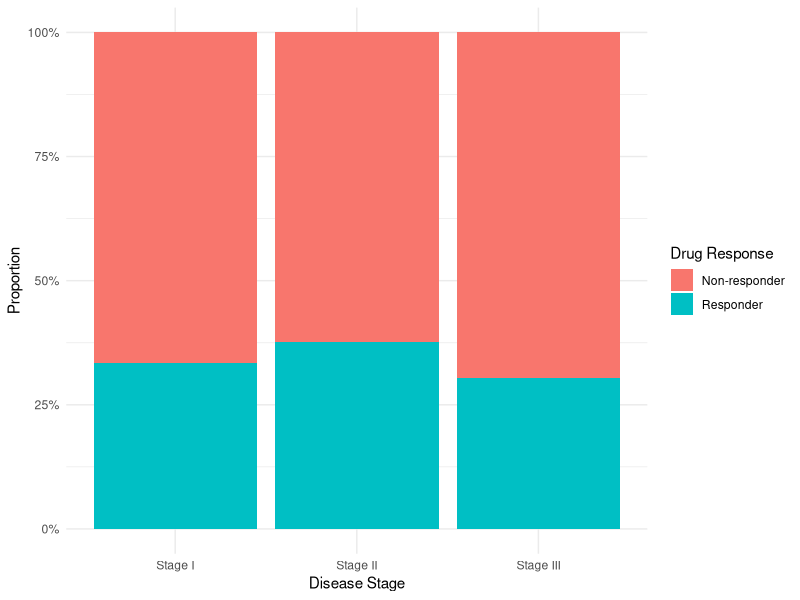
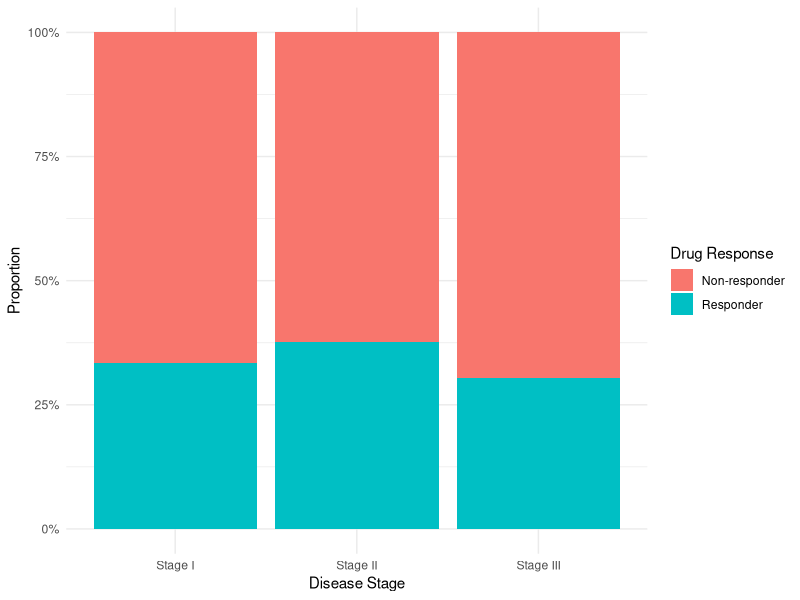

These figures' R source, in order:
library(tidyverse)
library(ggrepel)

# Load the data
data <- read.csv("bio_complex_data.csv")

# Create the stacked bar chart showing proportions of Responders and Non-responders by disease stage
final_plot <- data %>%
  count(disease_stage, drug_response) %>%
  group_by(disease_stage) %>%
  mutate(proportion = n / sum(n)) %>%
  ggplot(aes(x = disease_stage, y = proportion, fill = drug_response)) +
  geom_col() +
  scale_y_continuous(labels = scales::percent_format()) +
  labs(
    x = "Disease Stage",
    y = "Proportion",
    fill = "Drug Response"
  ) +
  theme_minimal()

# Save the plot in PNG and PDF formats
ggsave("__OUTPUT_PNG_FILE__", plot = final_plot, width = 8, height = 6, dpi = 300)
ggsave("__OUTPUT_PDF_FILE__", plot = final_plot, width = 8, height = 6)